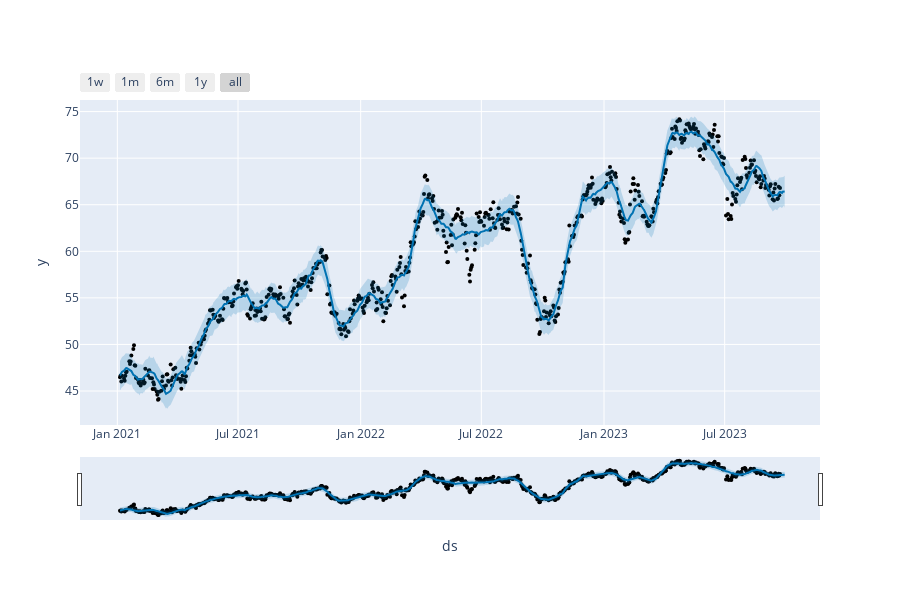

Notebook source saved alongside this figure:
### Code cell
plot_plotly(m2, forecast2)

### Figure 1 — Plotly figure (JSON) as saved in the notebook; plotly's stock layout.template omitted (floating-point values rounded to 4 significant figures; data arrays with more than 128 entries replaced by an {"elided": "..."} marker saying what was removed)
{"data": [{"marker": {"color": "black", "size": 4}, "mode": "markers", "name": "Actual", "type": "scatter", "x": {"elided": "684 str values"}, "y": {"elided": "684 float values"}}, {"hoverinfo": "skip", "line": {"width": 0}, "mode": "lines", "type": "scatter", "x": {"elided": "689 str values"}, "y": {"elided": "689 float values"}}, {"fill": "tonexty", "fillcolor": "rgba(0, 114, 178, 0.2)", "line": {"color": "#0072B2", "width": 2}, "mode": "lines", "name": "Predicted", "type": "scatter", "x": {"elided": "689 str values"}, "y": {"elided": "689 float values"}}, {"fill": "tonexty", "fillcolor": "rgba(0, 114, 178, 0.2)", "hoverinfo": "skip", "line": {"width": 0}, "mode": "lines", "type": "scatter", "x": {"elided": "689 str values"}, "y": {"elided": "689 float values"}}], "layout": {"height": 600, "showlegend": false, "width": 900, "xaxis": {"rangeselector": {"buttons": [{"count": 7, "label": "1w", "step": "day", "stepmode": "backward"}, {"count": 1, "label": "1m", "step": "month", "stepmode": "backward"}, {"count": 6, "label": "6m", "step": "month", "stepmode": "backward"}, {"count": 1, "label": "1y", "step": "year", "stepmode": "backward"}, {"step": "all"}]}, "rangeslider": {"visible": true}, "title": {"text": "ds"}, "type": "date"}, "yaxis": {"title": {"text": "y"}}}}
